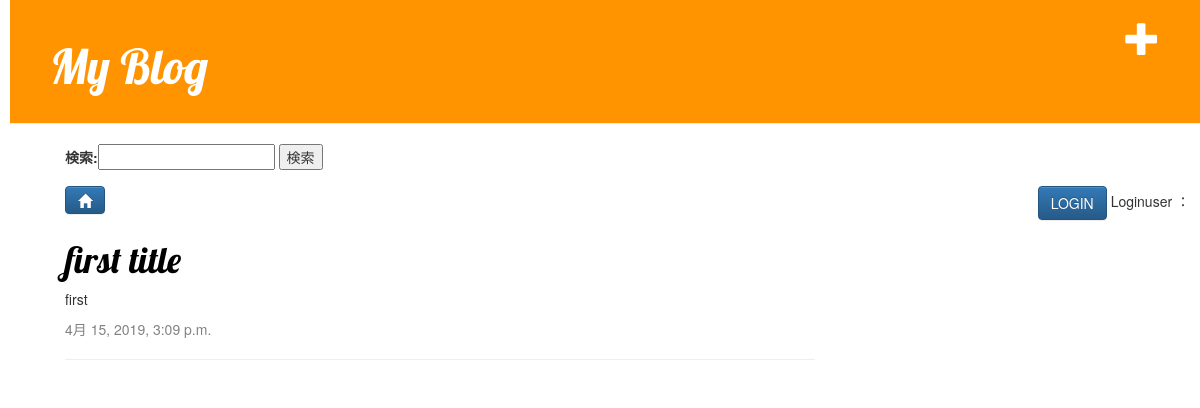
The app's page /, older data.
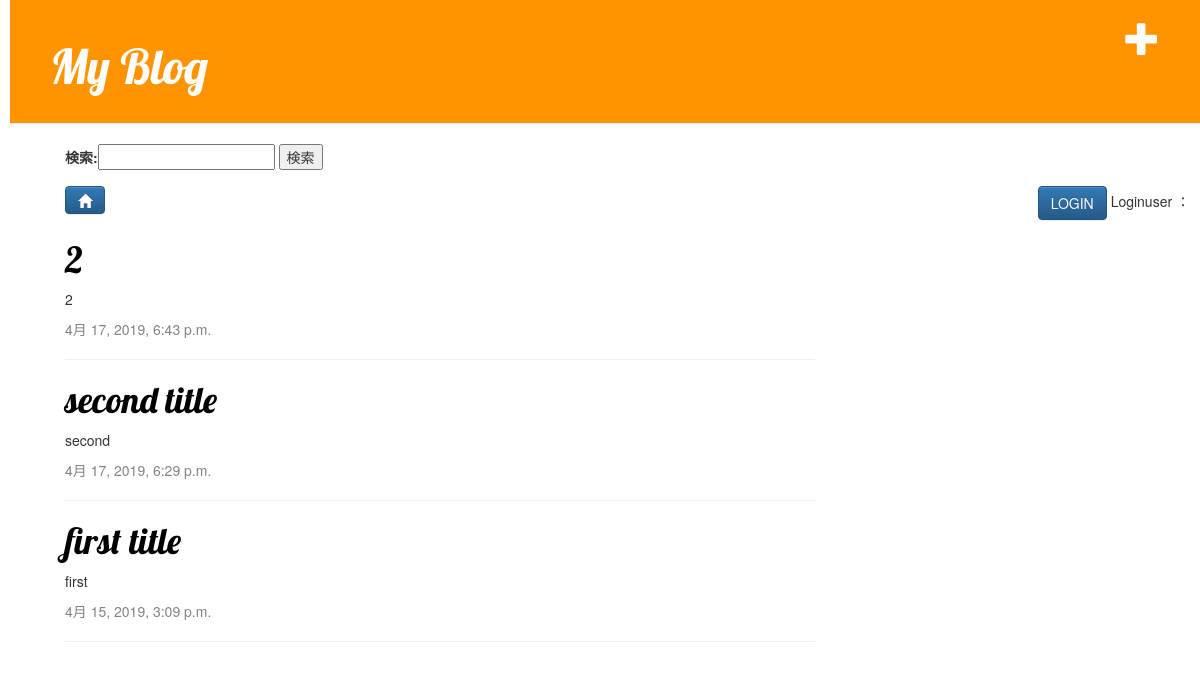
The same page, newer data.
### blog/models.py (models this page shows, shortened)
class Post(models.Model):
    author = models.ForeignKey('auth.User', on_delete=models.CASCADE)
    title = models.CharField(max_length=200)
    text = models.TextField()
    created_date = models.DateTimeField(default=timezone.now)
    published_date = models.DateTimeField(blank=True, null=True)
    live = models.BooleanField(default=False)
    class Meta:
        ordering = ['-created_date']

### blog/views.py (the view)
# urls.py: path('', views.post_list, name='post_list'),
def post_list(request):
    posts = Post.objects.all()
    form = forms.SearchForm()
    print(request.GET)
    if request.GET.get('q'):
        posts = posts.filter(title__contains = request.GET.get('q'))
    return render(request, 'blog/post_list.html', {'posts': posts, 'form': form})

### blog/forms.py
class SearchForm(forms.Form):
    q = forms.CharField(label="検索")

### blog/templates/blog/post_list.html (shortened to what this page needs)
{% load static %}
<html>
    <head>
        <link rel="stylesheet" href="//maxcdn.bootstrapcdn.com/bootstrap/3.2.0/css/bootstrap.min.css">
        <link rel="stylesheet" href="//maxcdn.bootstrapcdn.com/bootstrap/3.2.0/css/bootstrap-theme.min.css">
        <link rel="stylesheet" href="{% static 'css/blog.css' %}">
    </head>
    <body>
        <div class="page-header">
            <a href="{% url 'blog:create_article' %}" class="top-menu"><span class="glyphicon glyphicon-plus"></span></a>
            <h1><a href="/">My Blog</a></h1>
        </div>
        <div class="content container">
            <form method="get" action="">
                {{ form }}
                <input type="submit" value="検索">
            </form>
            <div>
                <a href="{% url 'blog:post_list' %}" class="btn btn-primary"><span class="glyphicon glyphicon-home"></span></a>
                <div class="save">
                    {% if request.user.is_authenticated %}
                        <a href="{% url 'account:logoutview' %}" class="btn btn-primary">LOGOUT</a>
                    {% else %}
                        <a href="{% url 'account:loginview' %}" class="btn btn-primary">LOGIN</a>
                    {% endif %}
                    Loginuser ： {{ user.username }}<br>
                </div>
            </div>
        </div>
            <div class="content container">
              <div class="row">
                  <div class="col-md-8">
                      {% for post in posts %}
                        <div class="post">
                            <h1><a href="{% url 'blog:article' post.id %}">{{ post.title }}</a></h1>
                            <p>{{ post.text|linebreaksbr }}</p>
                            <div class="date">
                                <p>{{ post.created_date }}</p>
                            </div>
                            <hr>
                        </div>
                      {% endfor %}
                  </div>
              </div>
          </div>
    </body>
</html>

### blog/static/css/blog.css (style rules this page uses)
h1 a { color: #FCA205; font-family: 'Lobster', }
body { padding-left: 10px; }
.page-header { background-color: #ff9400; margin-top: 0; padding: 20px 20px 20px 40px; }
.page-header h1, .page-header h1 a, .page-header h1 a:visited, .page-header h1 a:active { color: #ffffff; font-size: 36pt; text-decoration: none; }
.content { margin-left: 40px; }
h1, h2, h3, h4 { font-family: 'Lobster', cursive; }
.date { color: #828282; }
.save { float: right; padding-right: 15px; }
.top-menu, .top-menu:hover, .top-menu:visited { color: #ffffff; float: right; font-size: 26pt; margin-right: 20px; }
.post h1 a, .post h1 a:visited, post hr { color: #000000; }

Row changes from the older to the newer data that the page shows:
added Post: title "2", text "2", created_date "4月 17, 2019, 6:43 p.m."
added Post: title "second title", text "second", created_date "4月 17, 2019, 6:29 p.m."
